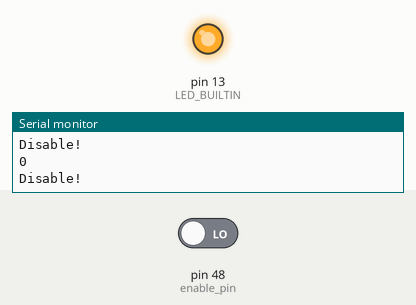
Bench run of a sketch on a simulated Arduino Mega 2560, built with avr-gcc and run on an emulated ATmega2560. On the bench: output pins drawn as LEDs (lit = HIGH), the last lines printed to the serial monitor. The test bench sets the inputs (shaded band); at power-on: pin 48 (enable_pin) LOW.

Above: at 1.8 s.
1.9 s: pin 48 (enable_pin) driven HIGH
At 2.4 s:
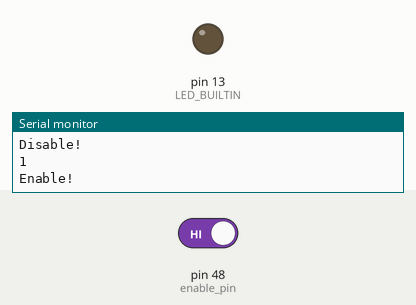
3.5 s: pin 48 (enable_pin) driven LOW
At 4.7 s:
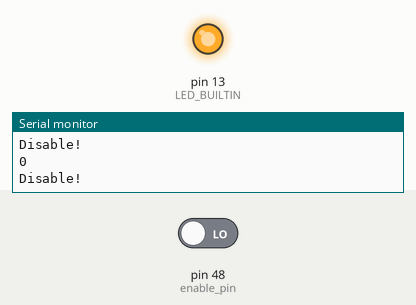
Timing chart, 0 to 6.5 s (numbered marks = the images above; inputs shaded):
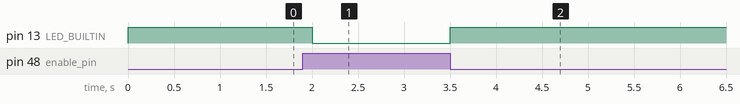

The sketch:

Enable_test.ino
```cpp
const int enable_pin = 48;
int enable = 0;

void setup() {
    Serial.begin(115200);

    pinMode(LED_BUILTIN, OUTPUT);
    pinMode(enable_pin, INPUT); // Pin 48 as input.
}

void loop(){
    enable = digitalRead(enable_pin);     // read the input pin
    Serial.println(enable);
    if(enable == 1){
        Serial.println("Enable!");
        digitalWrite(LED_BUILTIN, LOW);
    }
    else{
        Serial.println("Disable!");
        digitalWrite(LED_BUILTIN, HIGH);
    }
    delay(500);
}
```

Measured:
- after the input at 1.9 s, pin 13 (LED_BUILTIN): HIGH → LOW after 0.10 s
- after the input at 3.5 s, pin 13 (LED_BUILTIN): LOW → HIGH at once
